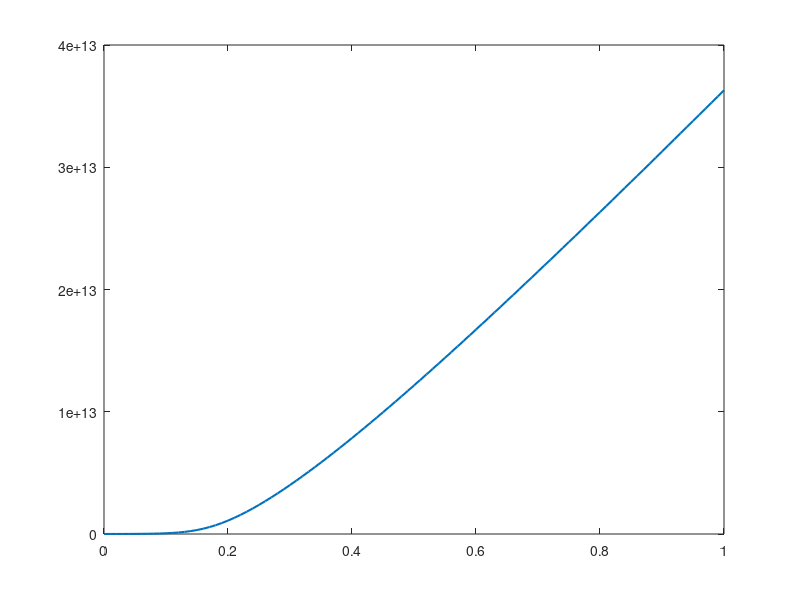

Recreate this plot in MATLAB.
q=1.602e-19; % Elementary charge, C    
width=5e-9;    % Silicon thickness, m                   
tox=0.8e-9;   % Oxide thickness, m
k_B=1.380662e-23;  % Boltzmann constant, J/K
T=300;  % Temperature, K
N=67;    
dx=(width+2*tox)/(N-1);  
interface1=round(tox/dx)+1;  interface2=round((tox+width)/dx)+1;  
Na=1e24;   % Doping concentration, 1/m^3
nint=1.075e16; % Intrinsic carrier density, 1/m^3
e_si=11.7;  e_ox=3.9;  e0=8.854e-12;  % Permittivity, F/m
thermal=k_B*T/q; 
Elec_save=zeros(N,51);
coeff=dx*dx*q/e0;

phi=zeros(N,1);
phi(:,1)=0.33374;


for index_Vg=1:101
  Vg=(index_Vg-1)*0.01;
  for Newton=1:20
   Jaco=sparse(N,N);
   res=zeros(N,1); 
   for ii=1:N
    if ii==1 || ii==N
      res(ii,1)=phi(ii,1)-0.33374-Vg;
      Jaco(ii,ii)=1;
    elseif  interface1<ii && ii<interface2
      res(ii,1)=e_si*(phi(ii-1,1)-2*phi(ii,1)+phi(ii+1,1))+coeff*(-Na-nint*exp(phi(ii,1)/thermal));
      Jaco(ii,ii+1)=e_si; Jaco(ii,ii)=-2*e_si-coeff*nint*exp(phi(ii,1)/thermal)/thermal;
      Jaco(ii,ii-1)=e_si;
    elseif  ii<interface1 || ii>interface2
      res(ii,1)=e_ox*(phi(ii-1,1)-2*phi(ii,1)+phi(ii+1,1));
      Jaco(ii,ii+1)=e_ox; Jaco(ii,ii)=-2*e_ox; Jaco(ii,ii-1)=e_ox;
    elseif ii==interface1
     res(ii,1)=e_si*(-phi(ii,1)+phi(ii+1,1))-e_ox*(phi(ii,1)-phi(ii-1,1))+coeff*(-Na-nint*exp(phi(ii,1)/thermal))/2;
     Jaco(ii,ii+1)=e_si; 
     Jaco(ii,ii)=-e_si-e_ox-coeff*nint*exp(phi(ii,1)/thermal)/(2*thermal);
     Jaco(ii,ii-1)=e_ox;
     elseif ii==interface2
     res(ii,1)=e_ox*(-phi(ii,1)+phi(ii+1,1))-e_si*(phi(ii,1)-phi(ii-1,1))+coeff*(-Na-nint*exp(phi(ii,1)/thermal))/2;
     Jaco(ii,ii+1)=e_ox; 
     Jaco(ii,ii)=-e_si-e_ox-coeff*nint*exp(phi(ii,1)/thermal)/(2*thermal);
     Jaco(ii,ii-1)=e_si;
    end
   end
   delphi=Jaco\(-res);
   phi=phi+delphi;
   
   error(Newton,index_Vg)=max(abs(delphi));
   
   if max(abs(delphi))<1e-15
     break;
   end
  end
  Elec_save(:,index_Vg)=nint*exp(phi/thermal)/1e+6;
  save_phi(:,index_Vg)=phi;   
end
Electron=[1/2*Elec_save(interface1,:);Elec_save(interface1+1:interface2-1,:);1/2*Elec_save(interface2,:)]; % Electron density, 1/cm^3

integrated_eDensity=sum(Electron)*dx*100;   % Electron density, 1/cm^2
x=0:dx:width+2*tox;
axis=0:0.01:Vg;
plot(axis,integrated_eDensity,'Linewidth',1.5);
hold on;
